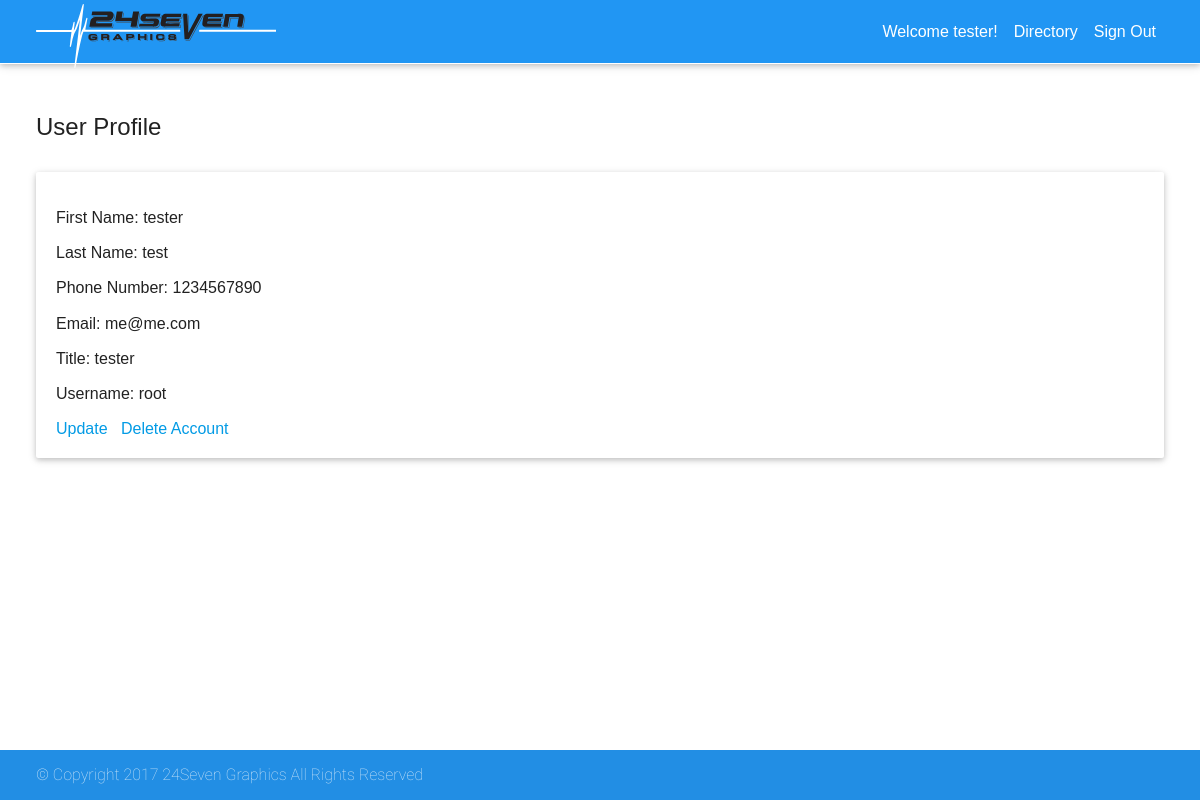
The app's page /?action=viewProfileUser (signed in) with its own data.
### tables this page shows
CREATE TABLE `users` (
  `userId` int(11) UNSIGNED NOT NULL,
  `userFName` varchar(50) DEFAULT NULL,
  `userLName` varchar(50) DEFAULT NULL,
  `userPhone` varchar(50) DEFAULT NULL,
  `userEmail` varchar(50) DEFAULT NULL,
  `userTitle` varchar(50) DEFAULT NULL,
  `username` varchar(50) DEFAULT NULL,
  `password` varchar(50) DEFAULT NULL
);

### models/views.php (called while the page is built)
<?php
class Views{
	public function getViews($filename="", $results=array()){
		include $filename;
	}
}
?>

### index.php (called while the page is built, shortened)
<?php
include ("controllers/controller_main.php");
?>

### models/users.php (called while the page is built, shortened)
<?php
    $host   = getenv('DB_HOST');
    $name   = getenv('DB_NAME');
    $port   = getenv('DB_PORT');
    $char   = getenv('DB_CHAR');
    $uname  = getenv('DB_USER');
    $pword  = getenv('DB_PASS');
class Users{
    public function getUser($eid){
        global $host, $name, $port, $char, $uname, $pword;
        $dsn    = "mysql:host=$host; dbname=$name; port=$port; char=$char";
        $user   = "$uname";
        $pass   = "$pword";
        $dbh    = new PDO($dsn, $user, $pass);
        $st = $dbh->prepare("SELECT userFName, userLName, userPhone, userEmail, userTitle, username FROM users WHERE userId = :id");
        $st->execute(array(":id"=>$eid));
        $result = $st->fetchAll();
        return $result;
    }
}
?>

### views/profile_user.php (the view)
<?php
    foreach( $results as $user ){
?>
<main>
    <div class="container">
        <div class="upper-spacer">
            <h2>User Profile</h2>
            <div class="card-panel">
                <p>First Name:      <?=$user["userFName"];?></p>
                <p>Last Name:       <?=$user["userLName"];?></p>
                <p>Phone Number:    <?=$user["userPhone"];?></p>
                <p>Email:           <?=$user["userEmail"];?></p>
                <p>Title:           <?=$user["userTitle"];?></p>
                <p>Username:        <?=$user["username"];?></p>
                <a class='' href='?action=updateUser'>Update</a>&nbsp&nbsp
                <a class='' href='?action=delete'>Delete Account</a>
            </div>
        </div>
    </div>
</main>
<?php
    }
?>

### views/header_session.php
<?php foreach($results as $user) {?>
<header>
    <nav class="nav-wrapper blue">
        <div class="container">
            <div class="col s12 m6">
                <a href="?" class="left">
                    <img class="asc" src="../public/images/logo.svg" id="logo" />
                </a>
            </div>
            <div class="col s12 m4">
                <ul class="right">
                    <li class="col s12">
                        <a href='?action=signout'>Sign Out</a>
                    </li>
                    <li class="col s12">
                        <a href='?action=directory'>Directory</a>
                    </li>
                    <li class="col s12">
                        <a href='?action=viewProfileUser'>Welcome <?=$user["userFName"];?>!</a>
                    </li>
                </ul>
            </div>
        </div>
    </nav>
</header>
<?php } ?>

### css/build/main.prefixd.css (style rules this page uses)
html { line-height: 1.15; -ms-text-size-adjust: 100%; -webkit-text-size-adjust: 100%; }
body { margin: 0; }
details,footer,header,main,menu,nav { display: block; }
a { background-color: transparent; -webkit-text-decoration-skip: objects; }
img { border-style: none; }
.blue { background-color: #2196F3 !important; }
html { -webkit-box-sizing: border-box; box-sizing: border-box; }
*,*:before,*:after { -webkit-box-sizing: inherit; box-sizing: inherit; }
ul { list-style-type: none; }
a { color: #039be5; text-decoration: none; -webkit-tap-highlight-color: transparent; }
ul { padding: 0; }
ul li { list-style-type: none; }
nav,.card-panel,.card,.btn,.side-nav { -webkit-box-shadow: 0 2px 5px 0 rgba(0, 0, 0, 0.16), 0 2px 10px 0 rgba(0, 0, 0, 0.12); box-shadow: 0 2px 5px 0 rgba(0, 0, 0, 0.16), 0 2px 10px 0 rgba(0, 0, 0, 0.12); }
.left { float: left !important; }
.right { float: right !important; }
.container { padding: 0 1.5rem; margin: 0 auto; max-width: 1280px; width: 90%; }
@media only screen and (min-width: 601px) { .container { width: 85%; } }
@media only screen and (min-width: 993px) { .container { width: 70%; } }
nav { color: #fff; background-color: #64B5F6; width: 100%; height: 56px; line-height: 56px; }
nav a { color: #fff; }
nav ul { margin: 0; }
nav ul li { -webkit-transition: background-color 0.3s; transition: background-color 0.3s; float: left; padding: 0; }
nav ul a { font-size: 1rem; color: #fff; display: block; padding: 0 15px; }
@media only screen and (min-width: 601px) { nav, nav .nav-wrapper i, nav a.button-collapse, nav a.button-collapse i { height: 64px; line-height: 64px; } }
a { text-decoration: none; }
html { line-height: 1.5; font-family: "Roboto", sans-serif; font-weight: normal; color: rgba(0, 0, 0, 0.87); }
@media only screen and (min-width: 0) { html { font-size: 14px; } }
@media only screen and (min-width: 992px) { html { font-size: 14.5px; } }
@media only screen and (min-width: 1200px) { html { font-size: 15px; } }
h1,h2,h3,h4,h5,h6 { font-weight: 400; }
h2 { font-size: 3.56rem; line-height: 3.916rem; margin: 1.78rem 0 1.424rem 0; }
.card-panel { padding: 20px; margin: 0.5rem 0 1rem 0; border-radius: 2px; background-color: #fff; }
body { overflow: auto; }
.content { display: -webkit-box; display: -ms-flexbox; display: flex; min-height: 100vh; -webkit-box-orient: vertical; -webkit-box-direction: normal; -ms-flex-direction: column; flex-direction: column; }
main { -webkit-box-flex: 1; -ms-flex: 1 0 auto; flex: 1 0 auto; }
html { font-family: "Roboto", sans-serif; font-weight: normal; color: rgba(0, 0, 0, 0.87); line-height: 1.2rem; }
@media only screen and (min-width: 481px) { html { font-size: 1rem; } }
body { font: 1rem/1.2rem "HelveticaNeue-Light", "Helvetica Neue Light", Helvetica, Arial, "Lucida Grande", Sans-serif; -webkit-font-smoothing: antialiased; }
h2 { font-size: 1.5rem; margin: 0.83rem 0; }
header { height: 64px; }
.nav-wrapper { height: 100px; border-bottom: 1px solid #fff; }
@media only screen and (min-width: 481px) { .nav-wrapper { height: 75px; } }
@media only screen and (min-width: 601px) { .nav-wrapper { height: 64px; } }
nav ul { width: 100%; }
@media only screen and (min-width: 481px) { nav ul { width: 45%; } }
nav ul li { float: right; }
nav ul li a { color: #000; height: 50px; line-height: 50px; font-size: 1.5rem; display: inline-block; width: 100%; margin: 0 0 1rem 0; text-align: center; border: 1px solid black; border-radius: 0.25rem; }
@media only screen and (min-width: 481px) { nav ul li a { color: #fff; height: 75px; line-height: 75px; font-size: 1.25rem; display: inline; border: none; margin: 0 0.5rem; padding: 0; } }
@media only screen and (min-width: 601px) { nav ul li a { height: 64px; line-height: 64px; font-size: 1rem; font-weight: 200; } }
#logo { height: 100%; width: 240px; margin: 40px auto 0; }
@media only screen and (min-width: 481px) { #logo { margin: 15px 0 0 0; } }
@media only screen and (min-width: 601px) { #logo { margin: 4px 0 0 0; } }
.container { padding: 0 1.5rem; margin: 0 auto; max-width: 1600px; width: 100%; }
.left { float: left; }
.right { float: right; }
.upper-spacer { margin: 2rem 0 0; }
@media only screen and (min-width: 993px) { .container { width: 98%; } }
img.asc { width: 25px; height: 25px; }

### records on screen
users: userFName "tester", userLName "test", userPhone "1234567890", userEmail "me@me.com", userTitle "tester", username "root"
